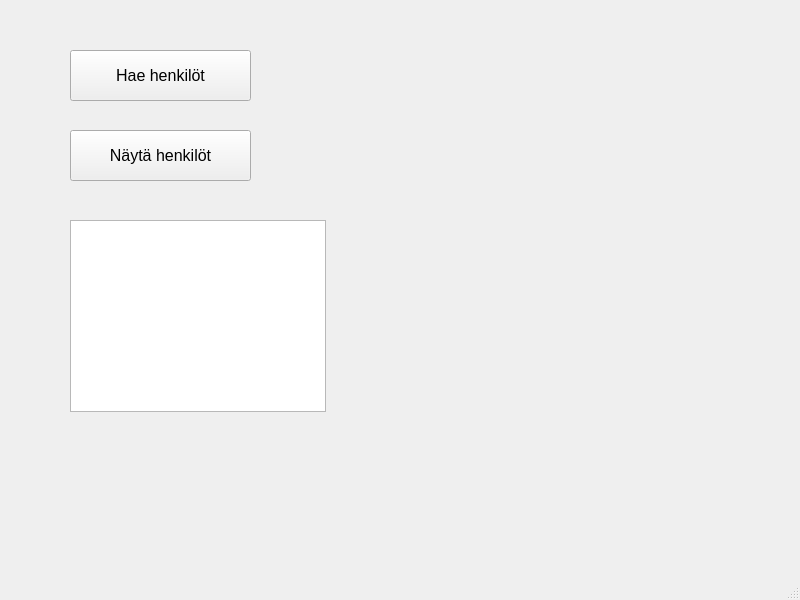
<?xml version="1.0" encoding="UTF-8"?>
<ui version="4.0">
 <class>MainWindow</class>
 <widget class="QMainWindow" name="MainWindow">
  <property name="geometry">
   <rect>
    <x>0</x>
    <y>0</y>
    <width>800</width>
    <height>600</height>
   </rect>
  </property>
  <property name="font">
   <font>
    <pointsize>12</pointsize>
   </font>
  </property>
  <property name="windowTitle">
   <string>MainWindow</string>
  </property>
  <widget class="QWidget" name="centralwidget">
   <widget class="QPushButton" name="btnGetPersons">
    <property name="geometry">
     <rect>
      <x>70</x>
      <y>50</y>
      <width>181</width>
      <height>51</height>
     </rect>
    </property>
    <property name="text">
     <string>Hae henkilöt</string>
    </property>
   </widget>
   <widget class="QTableView" name="tablePersons">
    <property name="geometry">
     <rect>
      <x>70</x>
      <y>220</y>
      <width>256</width>
      <height>192</height>
     </rect>
    </property>
   </widget>
   <widget class="QPushButton" name="btnShowPersons">
    <property name="geometry">
     <rect>
      <x>70</x>
      <y>130</y>
      <width>181</width>
      <height>51</height>
     </rect>
    </property>
    <property name="text">
     <string>Näytä henkilöt</string>
    </property>
   </widget>
  </widget>
  <widget class="QMenuBar" name="menubar">
   <property name="geometry">
    <rect>
     <x>0</x>
     <y>0</y>
     <width>800</width>
     <height>27</height>
    </rect>
   </property>
  </widget>
  <widget class="QStatusBar" name="statusbar"/>
 </widget>
 <resources/>
 <connections/>
</ui>
